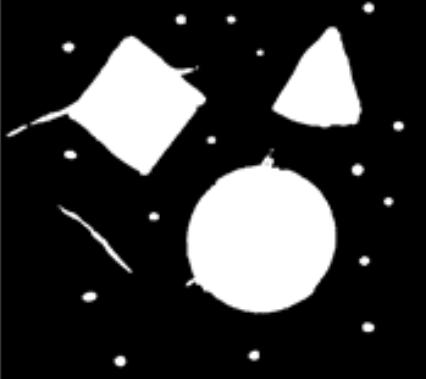
%> input picture Lab 4 - Smoothing/Filters.png, 426 x 379 px
$ octave Handson4.m   (GNU Octave 9; MATLAB toolbox functions it lacks are replaced by stand-ins)
%> lines starting %> are read from the running program, lines starting %| are printed output that depends on the picture; in (x1, y1, x2, y2) boxes, pixels count from 0 and x2, y2 are one past the last pixel; in counts of white or black regions, pixels touching at a corner belong together; the program's own positions count from 1; long printed decimals are rounded
I = imread('Filters.png');
%> I is the input picture: size 379x426x3 uint8; min 0, max 255, mean 55.7
figure, imshow(I);

I = rgb2gray(I);
%> I: size 379x426 uint8
figure, imshow(I);

% Do smoothing
smoothedImg = medfilt2(I,[30 30]);
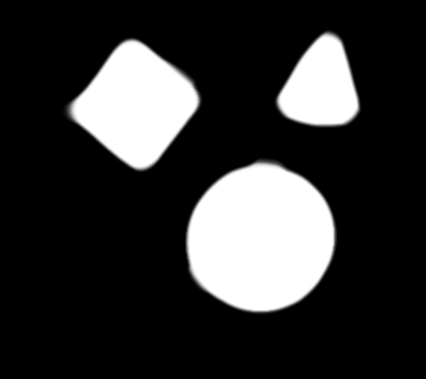
%> smoothedImg: size 379x426 uint8; min 0, max 255, mean 51.1
figure, imshow(smoothedImg);

% Do thresholding
refThresh = graythresh(smoothedImg);
%> refThresh = 0.49
fprintf('reference threshold: %d\n', refThresh);
%| reference threshold: 0.4902
bw = im2bw(smoothedImg, refThresh);
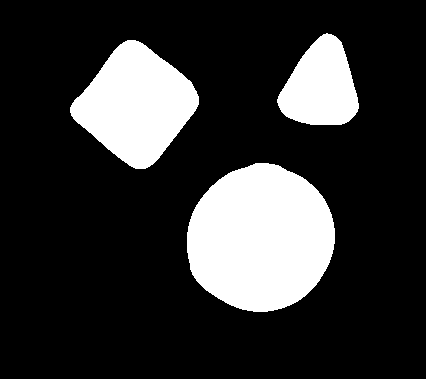
%> bw: size 379x426 logical; 20% white; 3 white regions, box (x1, y1, x2, y2) and area: (187, 163, 335, 312) 17062, (70, 40, 199, 169) 10160, (277, 33, 359, 125) 5140
figure, imshow(bw)

% Edge detection
edges = edge(bw, "sobel");
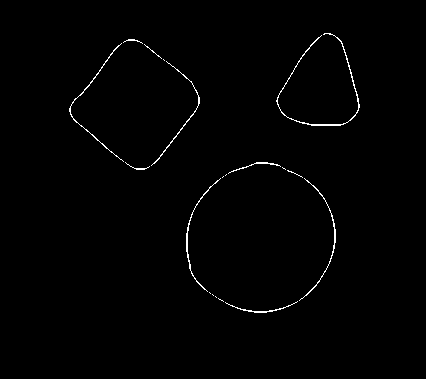
%> edges: size 379x426 logical; 0.85% white in thin lines or dots, all inside (x1, y1, x2, y2) = (69, 33, 360, 313)
figure, imshow(edges);
